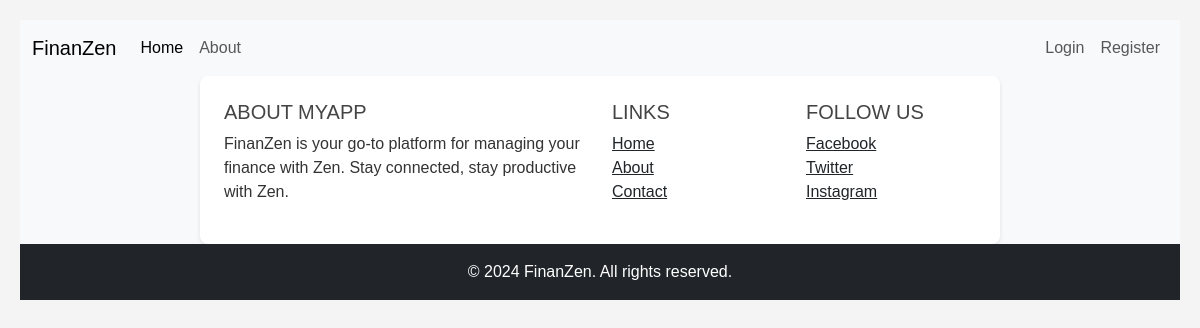
Page /home on the earlier database version.
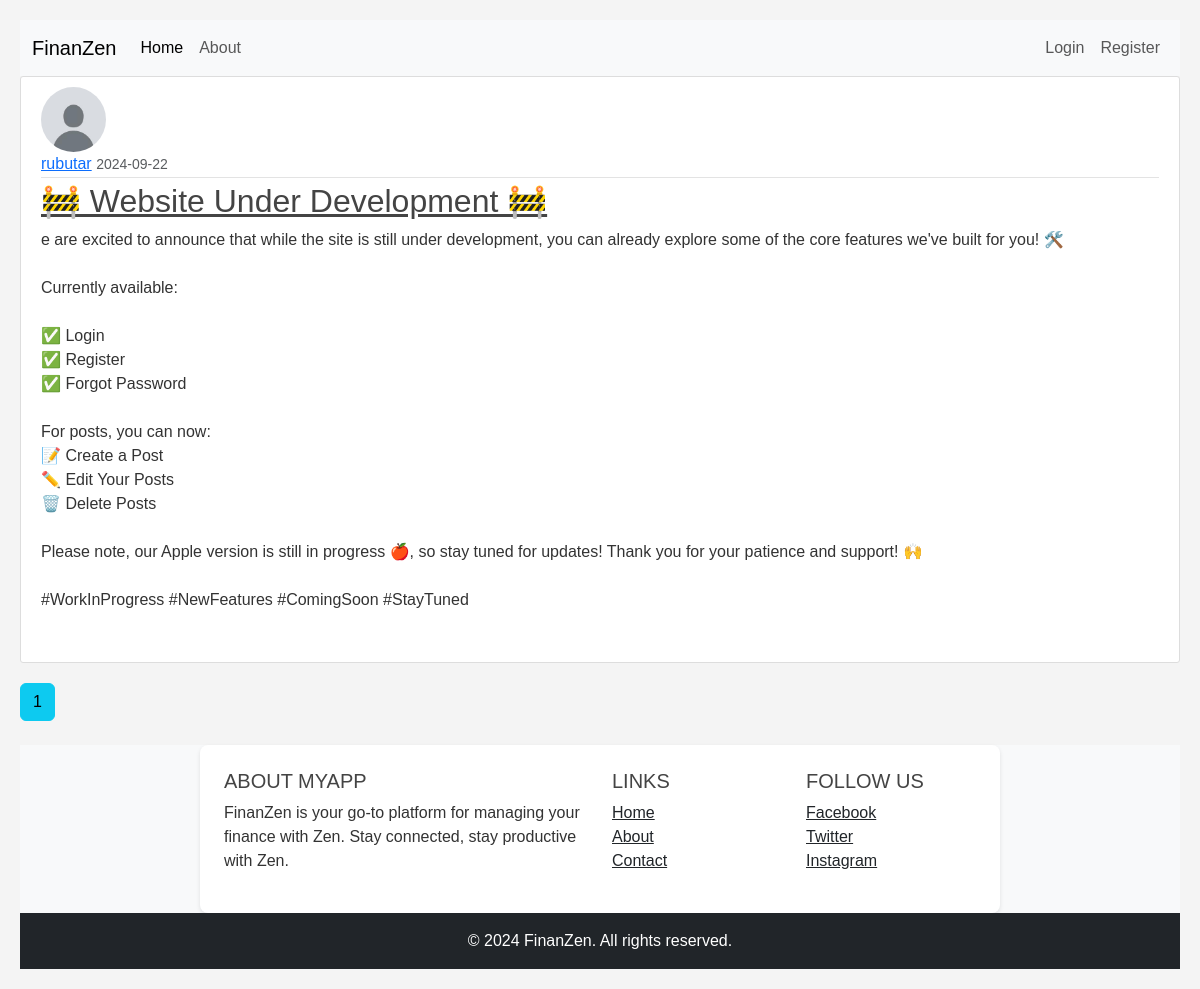
Same page on the later database version.
### finanzen/models.py (models this page shows, shortened)
class Post(db.Model):
    id = db.Column(db.Integer, primary_key=True)
    title = db.Column(db.String(100), nullable=False)
    date_posted = db.Column(db.DateTime, nullable=False, default=datetime.utcnow)
    content = db.Column(db.Text, nullable=False)
    user_id = db.Column(db.Integer, db.ForeignKey('user.id'), nullable=False)

class User(db.Model, UserMixin):
    id = db.Column(db.Integer, primary_key=True)
    username = db.Column(db.String(20), unique=True, nullable=False)
    email = db.Column(db.String(120), unique=True, nullable=False)
    image_file = db.Column(db.String(20), nullable=False, default='default.jpg')
    password = db.Column(db.String(60), nullable=False)
    posts = db.relationship('Post', backref='author', lazy=True)
    assets = db.relationship('Asset', backref='owner', lazy=True)

### finanzen/main/routes.py (the view)
@main.route("/home")
def home():
    page = request.args.get('page', 1, type=int)
    posts = Post.query.order_by(Post.date_posted.desc()).paginate(page=page, per_page=3)
    return render_template('home.html', posts=posts)

### finanzen/templates/home.html
{% extends "layout.html" %}
{% block content %}
    {% for post in posts.items %}
      <article class="media content-section">
        <img class="rounded-circle article-img" src="{{  url_for('static', filename='profile_picts/' + post.author.image_file) }}">
        <div class="media-body">
          <div class="article-metadata">
            <a class="mr-2" href="{{ url_for('users.user_posts', username=post.author.username) }}">{{ post.author.username }}</a>
            <small class="text-muted">{{ post.date_posted.strftime('%Y-%m-%d') }}</small>
          </div>
          <h2><a class="article-title" href="{{ url_for('posts.post', post_id=post.id) }}">{{ post.title }}</a></h2>
          <p class="article-content">{{ post.content }}</p>
        </div>
      </article>
    {% endfor %}
    {% for page_num in posts.iter_pages() %}
      {% if page_num  %}
        {% if posts.page == page_num  %}
          <a class="btn btn-info mb-4" href="{{ url_for('main.home', page=page_num) }}">{{ page_num }}</a>
        {% else %}
          <a class="btn btn-outline-info mb-4" href="{{ url_for('main.home', page=page_num) }}">{{ page_num }}</a>
        {% endif %}
      {% else %}
          ...
      {% endif %}
    {% endfor %}
{% endblock content %}

Differences in the rows shown:
added Post: image_file (placeholder picture), author.username "rubutar", date_posted "2024-09-22", title "🚧 Website Under Development 🚧", content "e are excited to announce that while the site is still under development, you can already explore some of the core features we've built for you! 🛠️ Currently available: ✅ Login ✅ Register ✅ Forgot Password For posts, you can now: 📝 Create a Post ✏️ Edit Your Posts 🗑️ Delete Posts Please note, our Apple version is still in progress 🍎, so stay tuned for updates! Thank you for your patience and support! 🙌 #WorkInProgress #NewFeatures #ComingSoon #StayTuned"
Other differences:
new list line: "1"
